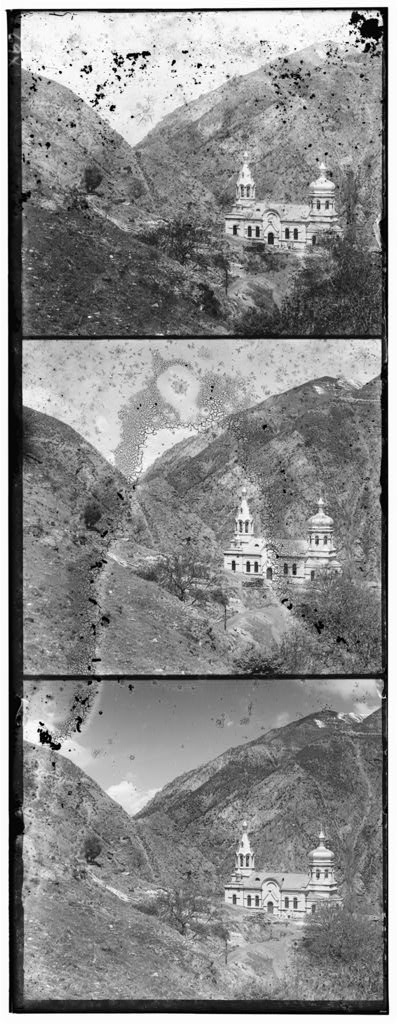
#> input picture Assignment1/Part2/images/00056v.jpg, 398 x 1024 px
$ python main.py   (older library calls are emulated)
#> lines starting #> are read from the running program, lines starting #| are printed output that depends on the picture
### Assignment1/Part2/utils.py
import cv2
import numpy as np


def load_channels(filename):
    img = cv2.imread(filename, cv2.IMREAD_GRAYSCALE).astype(np.float32)
    h = img.shape[0] // 3

    B = img[:h]
    G = img[h:2*h]
    R = img[2*h:3*h]

    return B, G, R


def shift_image(img, dx, dy):
    return np.roll(img, shift=(dy, dx), axis=(0, 1))


def create_color_image(B, G, R):
    # OpenCV uses BGR channel order for images written with cv2.imwrite.
    color = np.dstack([B, G, R])
    color = np.clip(color, 0, 255)

    return color.astype(np.uint8)


def save_image(filename, image):
    cv2.imwrite(filename, image)


def auto_contrast(img):
    img = img.astype(np.float32)
    img -= img.min()
    if img.max() > 0:
        img /= img.max()

    img *= 255

    return img.astype(np.uint8)

### Assignment1/Part2/alignment.py
import cv2
import numpy as np


def ncc(img1, img2):
    img1 = img1 - np.mean(img1)
    img2 = img2 - np.mean(img2)
    denom = np.linalg.norm(img1) * np.linalg.norm(img2)
    if denom == 0:
        return -1
    return np.sum(img1 * img2) / denom


# [6 lines left out: function gradient_image, not called in this run]


def gradient_ncc(img1, img2):
    # Compute NCC between Sobel gradient magnitudes.
    return ncc(gradient_image(img1), gradient_image(img2))


# [28 lines left out: functions texture_weights, weighted_ncc, not called in this run]


def aligned_overlap(reference, target, dx, dy, edge_fraction=0.05, weights=None):
    # Return matching regions without the wrapped pixels from np.roll.
    height, width = reference.shape

    y_start = max(0, dy)
    y_end = min(height, height + dy)
    x_start = max(0, dx)
    x_end = min(width, width + dx)

    # Ignore a proportional edge margin so plate frames matter less at every scale.
    margin_y = int((y_end - y_start) * edge_fraction)
    margin_x = int((x_end - x_start) * edge_fraction)
    y_start += margin_y
    y_end -= margin_y
    x_start += margin_x
    x_end -= margin_x

    reference_region = reference[y_start:y_end, x_start:x_end]
    target_region = target[
        y_start - dy:y_end - dy,
        x_start - dx:x_end - dx
    ]
    if weights is not None:
        weight_region = weights[y_start:y_end, x_start:x_end]
        return reference_region, target_region, weight_region
    return reference_region, target_region


def align_channel(reference, target, search_range=15, metric="ncc", edge_fraction=0.05):
    if metric not in ("ncc", "gradient_ncc", "weighted_ncc"):
        raise ValueError(f"Unsupported alignment metric: {metric}")

    if metric == "gradient_ncc":
        reference_features = gradient_image(reference)
        target_features = gradient_image(target)
    else:
        reference_features = reference
        target_features = target
    weights = texture_weights(reference) if metric == "weighted_ncc" else None

    best_shift = (0, 0)

    best_score = -np.inf

    for dx in range(-search_range, search_range + 1):
        for dy in range(-search_range, search_range + 1):
            overlap = aligned_overlap(reference_features, target_features, dx, dy, edge_fraction=edge_fraction, weights=weights)
            if weights is not None:
                ref_crop, shifted_crop, weight_crop = overlap
            else:
                ref_crop, shifted_crop = overlap

            if metric == "weighted_ncc":
                score = weighted_ncc(ref_crop, shifted_crop, weight_crop)
            else:
                score = ncc(ref_crop, shifted_crop)

            if score > best_score:
                best_score = score
                best_shift = (dx, dy)

    return best_shift

### Assignment1/Part2/pyramid.py
import cv2
import numpy as np

from alignment import (aligned_overlap, gradient_image, ncc, texture_weights, weighted_ncc,)


def downsample(img):
    return cv2.resize(img, (img.shape[1] // 2, img.shape[0] // 2), interpolation=cv2.INTER_AREA)


def pyramid_align(reference, target, level=4, metric="ncc", edge_fraction=0.05):

    if metric not in ("ncc", "gradient_ncc", "weighted_ncc"):
        raise ValueError(f"Unsupported alignment metric: {metric}")

    if (level == 0 or min(reference.shape) < 400):

        from alignment import align_channel
        return align_channel(reference, target, search_range=15, metric=metric, edge_fraction=edge_fraction)

    small_ref = downsample(reference)

    small_target = downsample(target)

    dx, dy = pyramid_align(small_ref, small_target, level - 1, metric=metric, edge_fraction=edge_fraction)

    dx *= 2
    dy *= 2

    if metric == "gradient_ncc":
        reference_features = gradient_image(reference)
        target_features = gradient_image(target)
    else:
        reference_features = reference
        target_features = target
    weights = texture_weights(reference) if metric == "weighted_ncc" else None

    best_score = -np.inf
    best_shift = (dx, dy)

    for x in range(dx - 5, dx + 6):
        for y in range(dy - 5, dy + 6):

            overlap = aligned_overlap(reference_features, target_features, x, y, edge_fraction=edge_fraction, weights=weights)
            if weights is not None:
                ref_crop, shifted_crop, weight_crop = overlap
            else:
                ref_crop, shifted_crop = overlap

            if metric == "weighted_ncc":
                score = weighted_ncc(ref_crop, shifted_crop, weight_crop)
            else:
                score = ncc(ref_crop, shifted_crop)

            if score > best_score:

                best_score = score
                best_shift = (x, y)

    return best_shift

### Assignment1/Part2/main.py
import argparse
from pathlib import Path

from utils import load_channels, shift_image, create_color_image, save_image, auto_contrast
from pyramid import pyramid_align
from alignment import align_channel


def compose_aligned_channels(B, G, R, g_shift, r_shift):
    G_aligned = shift_image(G, *g_shift)
    R_aligned = shift_image(R, *r_shift)
    color_img = create_color_image(B, G_aligned, R_aligned)

    # Keep only pixels that came from all three original channels.
    height, width = color_img.shape[:2]
    shifts = (g_shift, r_shift)
    top = max(0, *(dy for _, dy in shifts))
    bottom = min(height, *(height + dy for _, dy in shifts))
    left = max(0, *(dx for dx, _ in shifts))
    right = min(width, *(width + dx for dx, _ in shifts))
    return auto_contrast(color_img[top:bottom, left:right])


def process_image(image_path, metric="ncc", edge_fraction=0.05):
    B, G, R = load_channels(image_path)
    g_shift = pyramid_align(B, G, metric=metric, edge_fraction=edge_fraction)
    r_shift = pyramid_align(B, R, metric=metric, edge_fraction=edge_fraction)
    print(f"G shift ({metric}): {g_shift}")
    print(f"R shift ({metric}): {r_shift}")

    return compose_aligned_channels(B, G, R, g_shift, r_shift)


def process_image_single_scale(
    image_path,
    metric="ncc",
    search_range=15,
    edge_fraction=0.05
):
    """Align both channels directly at the input resolution."""
    B, G, R = load_channels(image_path)
    g_shift = align_channel(B, G, search_range=search_range, metric=metric, edge_fraction=edge_fraction)
    r_shift = align_channel(B, R, search_range=search_range, metric=metric, edge_fraction=edge_fraction)
    print(f"Single-scale G shift ({metric}): {g_shift}")
    print(f"Single-scale R shift ({metric}): {r_shift}")
    return compose_aligned_channels(B, G, R, g_shift, r_shift)


def run_single_scale_examples():
    image_names = ("00056v.jpg", "00125v.jpg")
    search_range = 15

    output_dir = Path("single_scale_ncc_results")
    output_dir.mkdir(parents=True, exist_ok=True)
    for image_name in image_names:
        image_path = Path("images") / image_name
        result = process_image_single_scale(str(image_path), metric="ncc", search_range=search_range, edge_fraction=0.05)
        output_path = output_dir / f"{image_path.stem}_result.jpg"
        save_image(str(output_path), result)
        print(f"Saved {output_path}")


if __name__ == "__main__":
    parser = argparse.ArgumentParser()
    parser.add_argument("--single-scale", action="store_true", help="Run single-scale NCC alignment on two low-resolution JPGs.")
    args = parser.parse_args()

    if args.single_scale:
        run_single_scale_examples()
    else:
        alignment_metric = "ncc"
        edge_fraction = 0.05
        input_dir = Path("images")
        output_folders = {
            "ncc": "raw_ncc_5pct_results",
            "gradient_ncc": "gradient_ncc_results",
            "weighted_ncc": "texture_weighted_ncc_results",
        }
        output_dir = Path(output_folders[alignment_metric])
        output_dir.mkdir(parents=True, exist_ok=True)

        image_paths = sorted(input_dir.glob("*.jpg"))
        if not image_paths:
            raise FileNotFoundError(f"No .jpg images found in {input_dir.resolve()}")

        for image_path in image_paths:
            output_path = output_dir / f"{image_path.stem}_result.jpg"
            print(f"Processing {image_path}...")
            result = process_image(str(image_path), metric=alignment_metric, edge_fraction=edge_fraction)
#> the loop in align_channel, `for dx in range(-search_range, search_range + 1):` made 31 passes
#> pass 1, in aligned_overlap, `target_region = target[ y_start - dy:y_end - dy, x_start - dx:x_end - ..`:
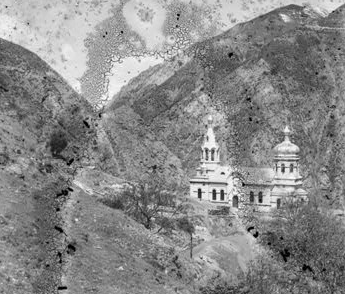
#> target_region: shape (294, 345) float32; min 0, max 255, mean 137.1
#> after the loop in align_channel, `for dx in range(-search_range, search_range + 1):`:
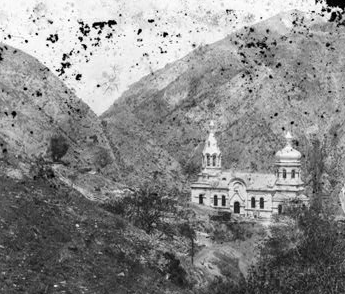
#> ref_crop: shape (294, 345) float32; min 0, max 255, mean 137.1
#> the loop in align_channel (call 2), `for dx in range(-search_range, search_range + 1):` made 31 passes
#> pass 1, in aligned_overlap (call 963), `reference_region = reference[y_start:y_end, x_start:x_end]`:
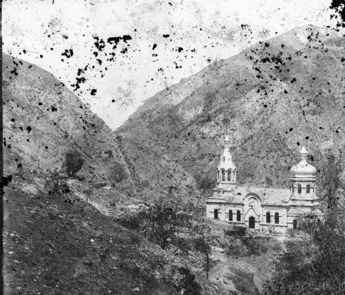
#> reference_region: shape (295, 345) float32; min 0, max 255, mean 144.9
#> pass 1, in aligned_overlap (call 963), `target_region = target[ y_start - dy:y_end - dy, x_start - dx:x_end - ..`:
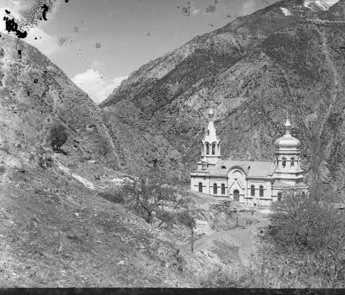
#> target_region: shape (295, 345) float32; min 0, max 255, mean 134.5
#| G shift (ncc): (1, 6)
#| R shift (ncc): (0, 13)
#> call 2 of shift_image, with dx = 0, dy = 13
#> in shift_image (call 2), `return np.roll(img, shift=(dy, dx), axis=(0, 1))`:
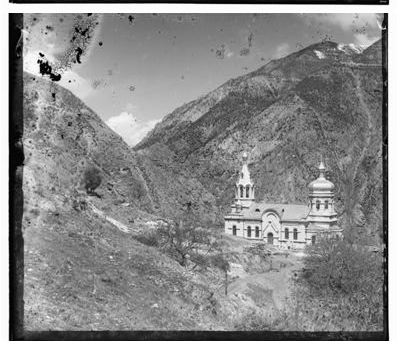
#> returned value: shape (341, 398) float32; min 0, max 255, mean 136
#> in create_color_image, `color = np.dstack([B, G, R])`:
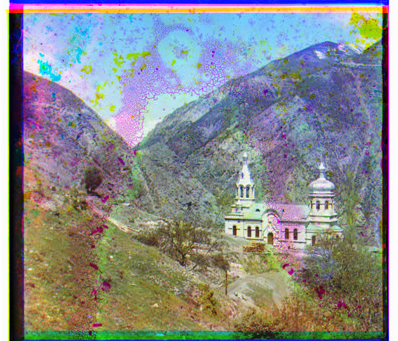
#> color: shape (341, 398, 3) float32; mean of channels 0, 1, 2 139.7, 138.5, 136; drawn as B, G, R
#> in auto_contrast, `img = img.astype(np.float32)`:
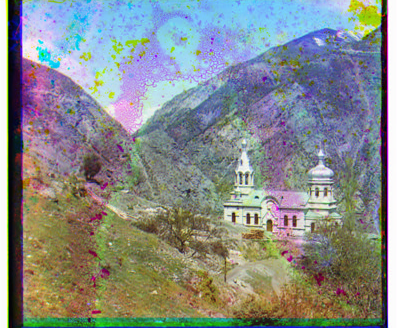
#> img: shape (328, 397, 3) float32; mean of channels 0, 1, 2 137.5, 138.5, 133.9; drawn as B, G, R
            save_image(str(output_path), result)
            print(f"Saved {output_path}")
#> pass 2 of the loop `for image_path in image_paths:`:
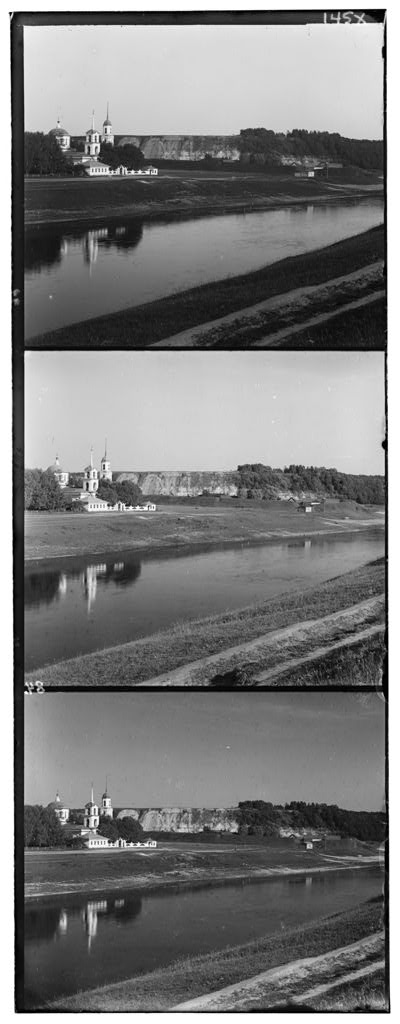
#> input picture Assignment1/Part2/images/00125v.jpg, 400 x 1024 px
#> B: shape (341, 400) float32
#> G: shape (341, 400) float32
#> R: shape (341, 400) float32
#> after the loop in align_channel (call 3), `for dx in range(-search_range, search_range + 1):`:
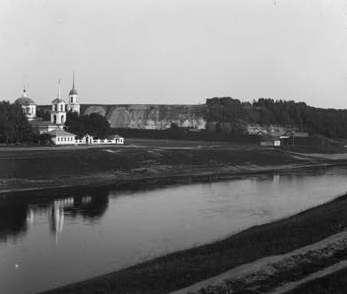
#> ref_crop: shape (294, 347) float32; min 5, max 251, mean 122.7
#| G shift (ncc): (1, 6)
#| R shift (ncc): (1, 10)
#> color: shape (341, 400, 3) float32
#> in auto_contrast (call 2), `img = img.astype(np.float32)`:
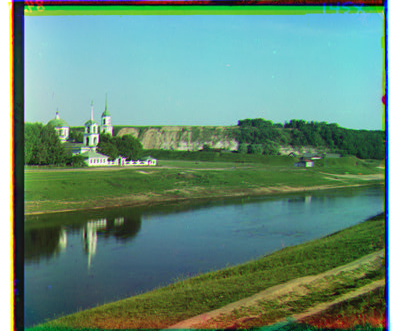
#> img: shape (331, 399, 3) float32; mean of channels 0, 1, 2 121.8, 141, 102.2; drawn as B, G, R
#> pass 3 of the loop `for image_path in image_paths:`:
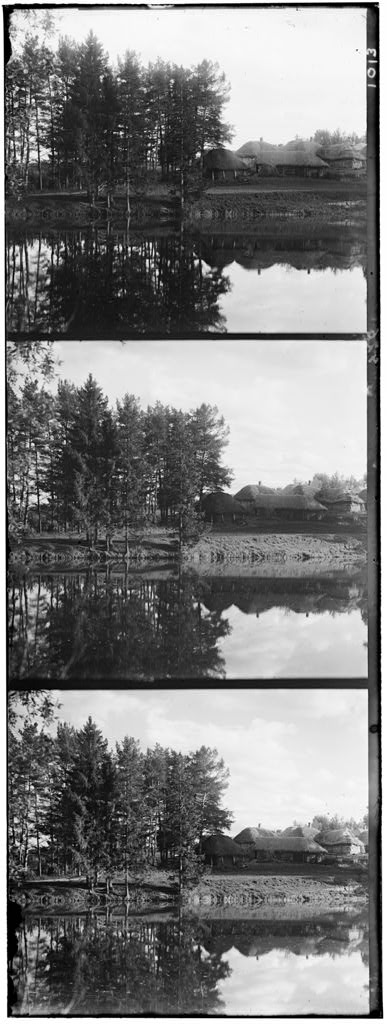
#> input picture Assignment1/Part2/images/00163v.jpg, 387 x 1024 px
#> B: shape (341, 387) float32
#> G: shape (341, 387) float32
#> in load_channels (call 3), `R = img[2*h:3*h]`:
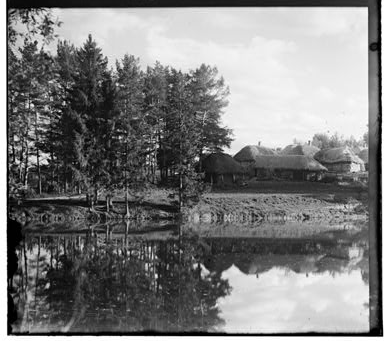
#> R: shape (341, 387) float32; min 0, max 255, mean 126.1
#> the loop in align_channel (call 5), `for dx in range(-search_range, search_range + 1):` made 31 passes
#> pass 1, in aligned_overlap (call 3845), `reference_region = reference[y_start:y_end, x_start:x_end]`:
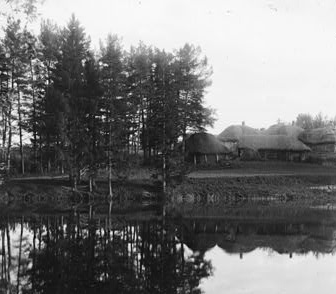
#> reference_region: shape (294, 336) float32; min 0, max 255, mean 118.4
#| G shift (ncc): (1, -3)
#| R shift (ncc): (1, -4)
